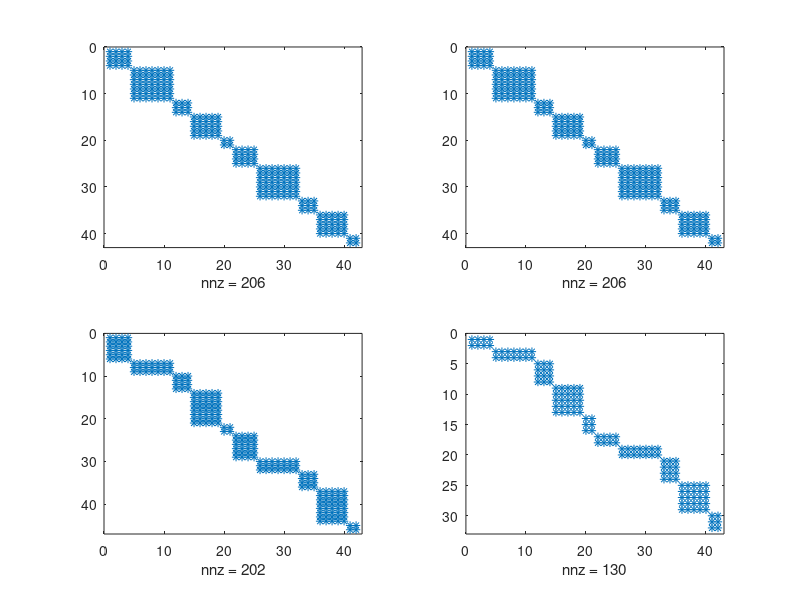
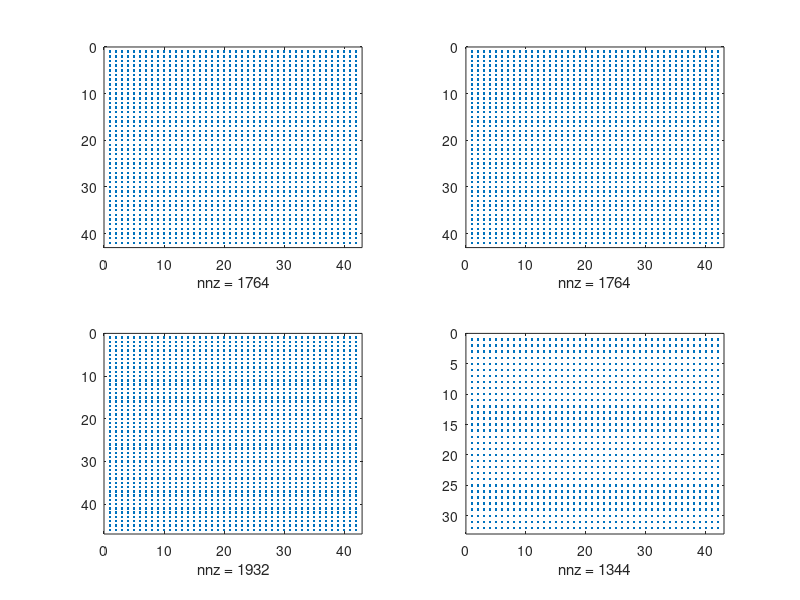

These charts were generated, in order, by the following MATLAB code: (Note: this script raises an error after producing the figures.)
clc
clear
close all
%% Example:

% creating random block diagonal matrices
X1 = randn(4);
X2 = randn(7);
X3 = randn(3);
X4 = randn(5);
X5 = randn(2);
A = blkdiag(X1,X2,X3,X4,X5);

X1 = randn(4);
X2 = randn(7);
X3 = randn(3);
X4 = randn(5);
X5 = randn(2);
B = blkdiag(X1,X2,X3,X4,X5);

X1 = rand(6, size(X1,2));
X2 = rand(3, size(X2,2));
X3 = rand(4, size(X3,2));
X4 = rand(8, size(X4,2));
X5 = rand(2, size(X5,2));
G = blkdiag(X1,X2,X3,X4,X5);

X1 = rand(2, size(X1,2));
X2 = rand(2, size(X2,2));
X3 = rand(4, size(X3,2));
X4 = rand(5, size(X4,2));
X5 = rand(3, size(X5,2));
L = blkdiag(X1,X2,X3,X4,X5);

A = kron(diag(randn(1,2)),A);
B = kron(diag(randn(1,2)),B);
G = kron(diag(randn(1,2)),G);
L = kron(diag(randn(1,2)),L);

figure('Name', 'Original')
subplot(221),spy(A)
subplot(222),spy(B)
subplot(223),spy(G)
subplot(224),spy(L)

% perturbing the matrices by a random orthogonal transformation
W = orth(randn(length(A)));
Ap = W*A*W.';
Bp = W*B*W.';
Gp = G*W.';
Lp = L*W.';

figure('Name', 'Perturbed')
subplot(221),spy(Ap)
subplot(222),spy(Bp)
subplot(223),spy(Gp)
subplot(224),spy(Lp)

% finding the GSBD transformation
[T,X, info] = GSBD({Ap,Bp},{Gp, Lp},10,1e-8,1e-6, 0);

% retreving the original structure through the GSBD transformation
figure('Name', 'Transformed')
K = abs(T.'*Ap*T)>1e-6;
subplot(221),spy(K.*(T.'*Ap*T))

K = abs(T.'*Bp*T)>1e-6;
subplot(222),spy(K.*(T.'*Bp*T))

Gt = Gp*T;
Gt = Gt(info.mat_perm{1},:); % applying permutation
K = abs(Gt)>1e-6;
subplot(223),spy(K.*Gt)

Lt = Lp*T;
Lt = Lt(info.mat_perm{2},:); % applying permutation
K = abs(Lt)>1e-6;
subplot(224),spy(K.*Lt)
